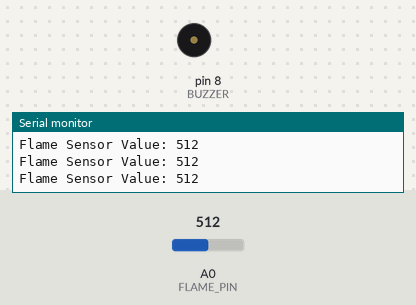
Simulated run of this sketch. Board: Arduino Uno, built with avr-gcc and run on an emulated ATmega328P. On the bench: buzzer (waves = sounding, pin HIGH), the last lines printed to the serial monitor. Inputs (shaded band) come from the test bench; at power-on: A0 (FLAME_PIN) = 512.

Above: at 1.2 s.
1.3 s: A0 (FLAME_PIN) set to 407
2.8 s: A0 (FLAME_PIN) set to 391
At 4.0 s:
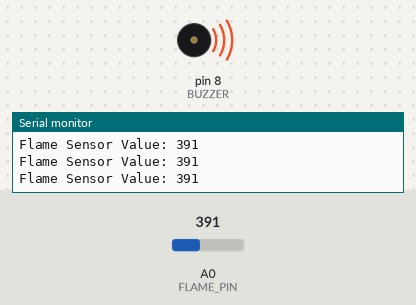
4.3 s: A0 (FLAME_PIN) set to 410
At 5.3 s:
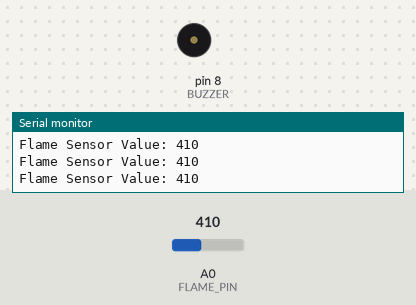
5.9 s: A0 (FLAME_PIN) set to 390
At 6.7 s:
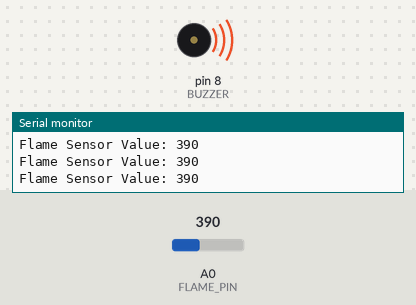
Timing chart, 0 to 8.5 s (numbered marks = the images above; inputs shaded):
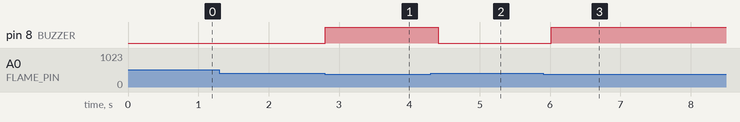

The sketch:

Fire_Alarm.ino
```cpp
#define FLAME_PIN A0     // Flame sensor analog pin
#define BUZZER 8         // Buzzer pin

int threshold = 400;     // Adjust this value (lower = more sensitive)

void setup() {
  pinMode(BUZZER, OUTPUT);
  Serial.begin(9600);
}

void loop() {
  int sensorValue = analogRead(FLAME_PIN);

  Serial.print("Flame Sensor Value: ");
  Serial.println(sensorValue);

  // Fire detected condition
  if (sensorValue < threshold) {
    digitalWrite(BUZZER, HIGH);  // Buzzer ON
  } else {
    digitalWrite(BUZZER, LOW);   // Buzzer OFF
  }

  delay(200);
}
```

Measured:
- the behaviour switches between 400 and 399 on A0 (FLAME_PIN) (found by bisection; images 0 and 1)
- after the input at 2.8 s, pin 8 (BUZZER): LOW → HIGH at once
- after the input at 4.3 s, pin 8 (BUZZER): HIGH → LOW after 0.11 s
- after the input at 5.9 s, pin 8 (BUZZER): LOW → HIGH after 0.11 s
